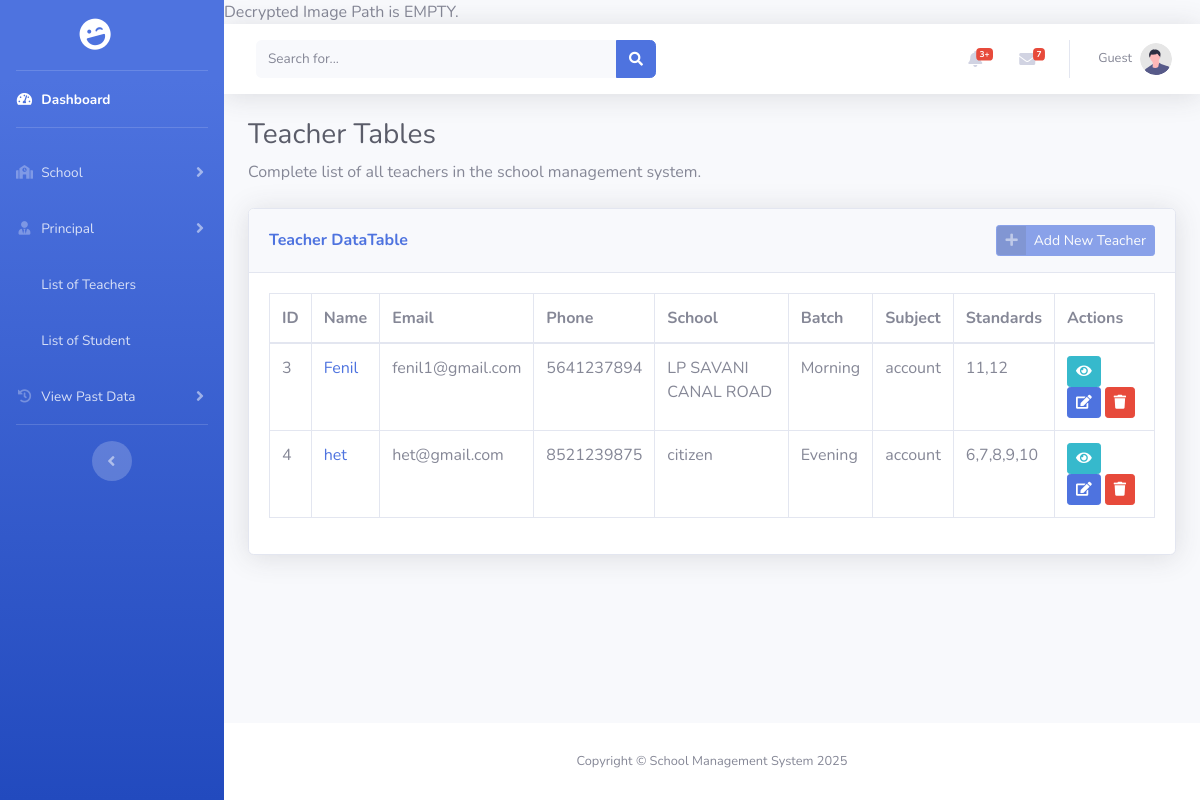
Before: /pages/teacher/teacher_list.php (signed in) with the older database file.
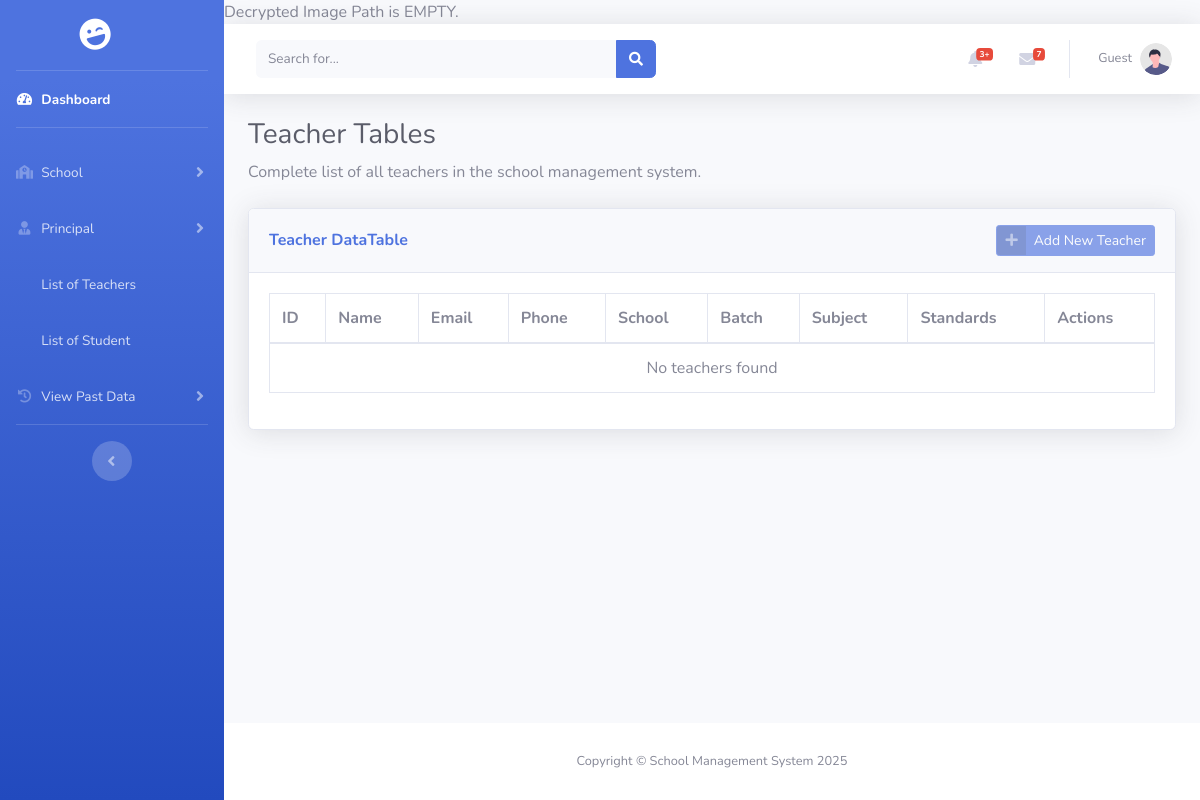
After: the same page with the newer database file.
### tables this page shows
CREATE TABLE `teacher` (
  `id` int(11) NOT NULL,
  `teacher_image` varchar(255) DEFAULT NULL,
  `teacher_name` varchar(50) NOT NULL,
  `phone` varchar(10) NOT NULL,
  `school_id` int(11) NOT NULL,
  `dob` date NOT NULL,
  `gender` enum('Male','Female','Others') NOT NULL,
  `blood_group` enum('A+','A-','B+','B-','AB+','AB-','O+','O-') NOT NULL,
  `address` text DEFAULT NULL,
  `email` varchar(50) NOT NULL,
  `password` varchar(255) NOT NULL,
  `qualification` varchar(100) DEFAULT NULL,
  `subject` varchar(100) DEFAULT NULL,
  `language_known` varchar(100) DEFAULT NULL,
  `salary` decimal(10,2) DEFAULT NULL,
  `std` set('Nursery','Junior','Senior','1','2','3','4','5','6','7','8','9','10','11','12') DEFAULT NULL,
  `experience` varchar(10) DEFAULT NULL,
  `batch` enum('Morning','Evening') DEFAULT NULL,
  `class_teacher` tinyint(1) DEFAULT 0,
  `class_teacher_std` varchar(50) DEFAULT NULL
);

CREATE TABLE `school` (
  `id` int(11) NOT NULL,
  `school_logo` varchar(255) DEFAULT NULL,
  `school_name` varchar(100) DEFAULT NULL,
  `email` varchar(50) DEFAULT NULL,
  `phone` varchar(10) DEFAULT NULL,
  `school_opening` date DEFAULT NULL,
  `school_type` enum('Government','Private') DEFAULT NULL,
  `education_board` set('CBSE','State','IGCSE') DEFAULT NULL,
  `school_medium` set('English','Hindi','Regional Language') DEFAULT NULL,
  `school_category` set('Pre-Primary','Primary','Upper Primary','Secondary','Higher Secondary') DEFAULT NULL,
  `school_std` set('Pre-Primary','Primary (1-5)','Upper Primary (6-8)','Secondary (9-10)','Higher Secondary (11-12)') DEFAULT NULL,
  `address` text DEFAULT NULL
);

### pages/teacher/teacher_list.php (the view, shortened to what the changed rows need)
<?php
include_once "../../includes/connect.php";
$query = "SELECT t.id, t.teacher_name, t.email, t.phone, t.subject, t.std, t.batch,
                sc.school_name
        FROM teacher t
        LEFT JOIN school sc ON t.school_id = sc.id
        ORDER BY t.id ASC";
$result = mysqli_query($conn, $query);
?>
<!DOCTYPE html>
<html lang="en">
<head>
    <link href="../../assets/vendor/fontawesome-free/css/all.min.css" rel="stylesheet" type="text/css">
    <link href="../../assets/css/sb-admin-2.min.css" rel="stylesheet">
    <link href="../../assets/vendor/datatables/dataTables.bootstrap4.min.css" rel="stylesheet">
</head>
<body id="page-top">
    <div id="wrapper">
        <div id="content-wrapper" class="d-flex flex-column">
            <div id="content">
                <div class="container-fluid">
                    <h1 class="h3 mb-2 text-gray-800">Teacher Tables</h1>
                    <div class="card shadow mb-4">
                        <div class="card-body">
                            <div class="table-responsive">
                                <table class="table table-bordered" id="dataTable" width="100%" cellspacing="0">
                                    <thead>
                                        <tr>
                                            <th>ID</th>
                                            <th>Name</th>
                                            <th>Email</th>
                                            <th>Phone</th>
                                            <th>School</th>
                                            <th>Batch</th>
                                            <th>Subject</th>
                                            <th>Standards</th>
                                            <th>Actions</th>
                                        </tr>
                                    </thead>
                                    <tbody>
                                        <?php
                                        if ($result && mysqli_num_rows($result) > 0) {
                                            while ($row = mysqli_fetch_assoc($result)) {
                                                echo "<tr>";
                                                echo "<td>" . htmlspecialchars($row['id']) . "</td>";
                                                echo "<td><a href='view.php?id=" . $row['id'] . "'>" . htmlspecialchars($row['teacher_name'] ?? 'N/A') . "</a></td>";
                                                echo "<td>" . htmlspecialchars($row['email'] ?? 'N/A') . "</td>";
                                                echo "<td>" . htmlspecialchars($row['phone'] ?? 'N/A') . "</td>";
                                                echo "<td>" . htmlspecialchars($row['school_name'] ?? 'N/A') . "</td>";
                                                echo "<td>" . htmlspecialchars($row['batch'] ?? 'N/A') . "</td>";
                                                echo "<td>" . htmlspecialchars($row['subject'] ?? 'N/A') . "</td>";
                                                echo "<td>" . htmlspecialchars($row['std'] ?? 'N/A') . "</td>";
                                                echo "<td>";
                                                echo "<a href='view.php?id=" . $row['id'] . "' class='btn btn-info btn-sm mr-1' title='View'><i class='fas fa-eye'></i></a>";
                                                echo "<a href='edit.php?id=" . $row['id'] . "' class='btn btn-primary btn-sm mr-1' title='Edit'><i class='fas fa-edit'></i></a>";
                                                echo "<button class='btn btn-danger btn-sm' onclick='confirmDelete(" . $row['id'] . ")' title='Delete'><i class='fas fa-trash'></i></button>";
                                                echo "</td>";
                                                echo "</tr>";
                                            }
                                        } else {
                                            echo "<tr><td colspan='9' class='text-center'>No teachers found</td></tr>";
                                        }
                                        ?>
                                    </tbody>
                                </table>
                            </div>
                        </div>
                    </div>
                </div>
            </div>
        </div>
    </div>
</body>
</html>

Changed rows visible on the page:
removed teacher: id "3", teacher_name "Fenil", email "fenil1@gmail.com", phone "5641237894", school.school_name "LP SAVANI CANAL ROAD", batch "Morning", subject "account", std "11,12"
removed teacher: id "4", teacher_name "het", email "het@gmail.com", phone "8521239875", school.school_name "citizen", batch "Evening", subject "account", std "6,7,8,9,10"
Other visible differences:
text now shown: "No teachers found"
